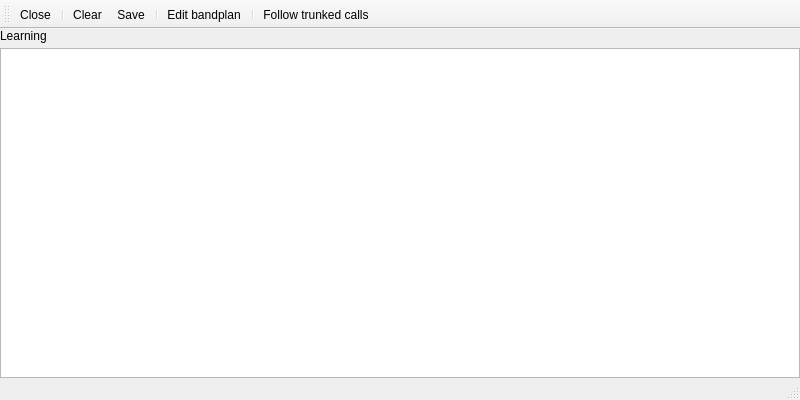
<?xml version="1.0" encoding="UTF-8"?>
<ui version="4.0">
 <class>Mpt1327Win</class>
 <widget class="QMainWindow" name="Mpt1327Win">
  <property name="geometry">
   <rect>
    <x>0</x>
    <y>0</y>
    <width>800</width>
    <height>400</height>
   </rect>
  </property>
  <property name="windowTitle">
   <string>MPT1327 Trunk Decoder</string>
  </property>
  <property name="windowIcon">
   <iconset resource="../../resources/icons.qrc">
    <normaloff>:/icons/icons/terminal.svg</normaloff>:/icons/icons/terminal.svg</iconset>
  </property>
  <widget class="QWidget" name="centralwidget">
   <layout class="QVBoxLayout" name="verticalLayout">
    <property name="spacing">
     <number>5</number>
    </property>
    <property name="leftMargin">
     <number>0</number>
    </property>
    <property name="topMargin">
     <number>0</number>
    </property>
    <property name="rightMargin">
     <number>0</number>
    </property>
    <property name="bottomMargin">
     <number>0</number>
    </property>
    <item>
      <widget class="QLabel" name="wpmLabel">
         <property name="text">
           <string>Learning</string>
         </property>
      </widget>
    </item>
    <item>
     <widget class="QPlainTextEdit" name="textView">
      <property name="font">
       <font>
        <family>Monospace</family>
       </font>
      </property>
      <property name="horizontalScrollBarPolicy">
       <enum>Qt::ScrollBarAsNeeded</enum>
      </property>
      <property name="lineWrapMode">
       <enum>QPlainTextEdit::WidgetWidth</enum>
      </property>
      <property name="readOnly">
       <bool>true</bool>
      </property>
      <property name="maximumBlockCount">
       <number>10000</number>
      </property>
     </widget>
    </item>
   </layout>
  </widget>
  <widget class="QMenuBar" name="menubar">
   <property name="geometry">
    <rect>
     <x>0</x>
     <y>0</y>
     <width>800</width>
     <height>27</height>
    </rect>
   </property>
  </widget>
  <widget class="QToolBar" name="toolBar">
   <property name="windowTitle">
    <string>toolBar</string>
   </property>
   <attribute name="toolBarArea">
    <enum>TopToolBarArea</enum>
   </attribute>
   <attribute name="toolBarBreak">
    <bool>false</bool>
   </attribute>
   <addaction name="actionClose"/>
   <addaction name="separator"/>
   <addaction name="actionClear"/>
   <addaction name="actionSave"/>
   <addaction name="separator"/>
   <addaction name="actionTable"/>
   <addaction name="separator"/>
   <addaction name="actionTrunk"/>
  </widget>
  <widget class="QStatusBar" name="statusBar"/>
  <action name="actionClear">
   <property name="icon">
    <iconset resource="../../resources/icons.qrc">
     <normaloff>:/icons/icons/clear.svg</normaloff>:/icons/icons/clear.svg</iconset>
   </property>
   <property name="text">
    <string>Clear</string>
   </property>
   <property name="toolTip">
    <string>Clear received packets</string>
   </property>
  </action>
  <action name="actionSave">
   <property name="icon">
    <iconset resource="../../resources/icons.qrc">
     <normaloff>:/icons/icons/floppy.svg</normaloff>:/icons/icons/floppy.svg</iconset>
   </property>
   <property name="text">
    <string>Save</string>
   </property>
   <property name="toolTip">
    <string>Save received packets to a text file</string>
   </property>
  </action>
  <action name="actionTable">
   <property name="icon">
    <iconset resource="../../resources/icons.qrc">
     <normaloff>:/icons/icons/table.svg</normaloff>:/icons/icons/table.svg</iconset>
   </property>
   <property name="text">
    <string>Edit bandplan</string>
   </property>
   <property name="toolTip">
    <string>Edit bandplan</string>
   </property>
  </action>
  <action name="actionTrunk">
   <property name="icon">
    <iconset resource="../../resources/icons.qrc">
     <normaloff>:/icons/icons/arrows.svg</normaloff>:/icons/icons/arrows.svg</iconset>
   </property>
   <property name="text">
    <string>Follow trunked calls</string>
   </property>
   <property name="toolTip">
    <string>Follow trunked calls</string>
   </property>
  </action>
  <action name="actionClose">
   <property name="icon">
    <iconset resource="../../resources/icons.qrc">
     <normaloff>:/icons/icons/close.svg</normaloff>:/icons/icons/close.svg</iconset>
   </property>
   <property name="text">
    <string>Close</string>
   </property>
   <property name="toolTip">
    <string>Close MPT1327 trunk decoder window</string>
   </property>
  </action>
  <action name="actionInfo">
   <property name="icon">
    <iconset resource="../../resources/icons.qrc">
     <normaloff>:/icons/icons/info.svg</normaloff>:/icons/icons/info.svg</iconset>
   </property>
   <property name="text">
    <string>Info</string>
   </property>
   <property name="toolTip">
    <string>Show info about MPT1327 trunk decoder</string>
   </property>
  </action>
 </widget>
 <resources>
  <include location="../../resources/icons.qrc"/>
 </resources>
 <connections>
  <connection>
   <sender>actionClose</sender>
   <signal>triggered()</signal>
   <receiver>Mpt1327Win</receiver>
   <slot>close()</slot>
   <hints>
    <hint type="sourcelabel">
     <x>-1</x>
     <y>-1</y>
    </hint>
    <hint type="destinationlabel">
     <x>399</x>
     <y>299</y>
    </hint>
   </hints>
  </connection>
 </connections>
</ui>
